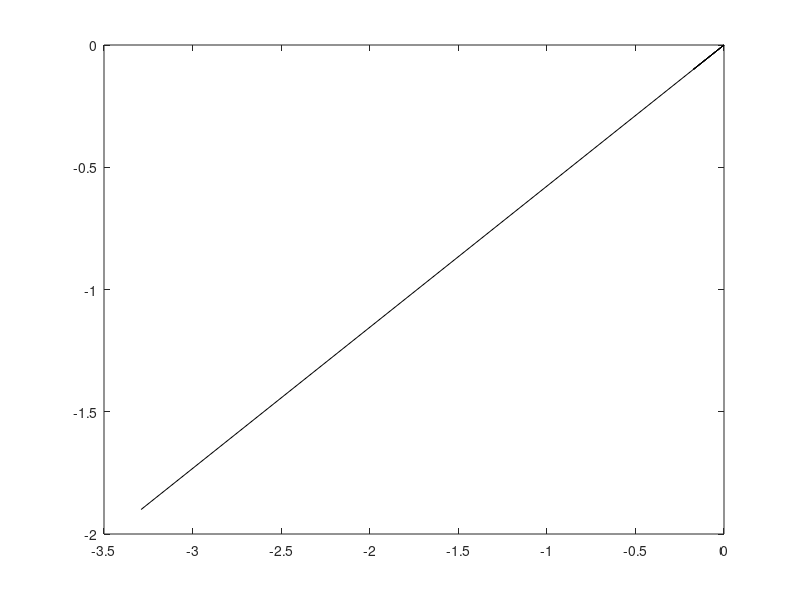

Write MATLAB code to recreate this figure.
clear
clc

samples = 200;
a1 = 2;
a2 = 1.8;

theta1_start_end = pi*[0,210]/180;
theta2_start_end = pi*[0,180]/180;

theta1 = pi*linspace(0,210,samples)/180;
theta2 = pi*linspace(0,180,samples)/180;

x = zeros(2*length(theta1_start_end),length(theta2));
y = zeros(2*length(theta1_start_end),length(theta2));

for t = 1:2
    for ith1 = 1:length(theta1)
        x(t:ith1) = a1*cos(theta1(ith1)) + a2*cos(theta1(ith1) + theta2_start_end(t));
        y(t:ith1) = a1*sin(theta1(ith1)) + a2*sin(theta1(ith1) + theta2_start_end(t));
    end
    
    for ith2 = 1:length(theta1)
        x(t+2:ith2) = a1*cos(theta1_start_end(t)) + a2*cos(theta2(ith2) + theta1_start_end(t));
        y(t+2:ith2) = a1*sin(theta1_start_end(t)) + a2*sin(theta2(ith2) + theta1_start_end(t));
    end
end

x = x';
y = y';

plot(x(:,1),y(:,1),'k');
hold on
plot(x(:,2),y(:,2),'k');
plot(x(:,3),y(:,3),'k');
plot(x(:,4),y(:,4),'k');
